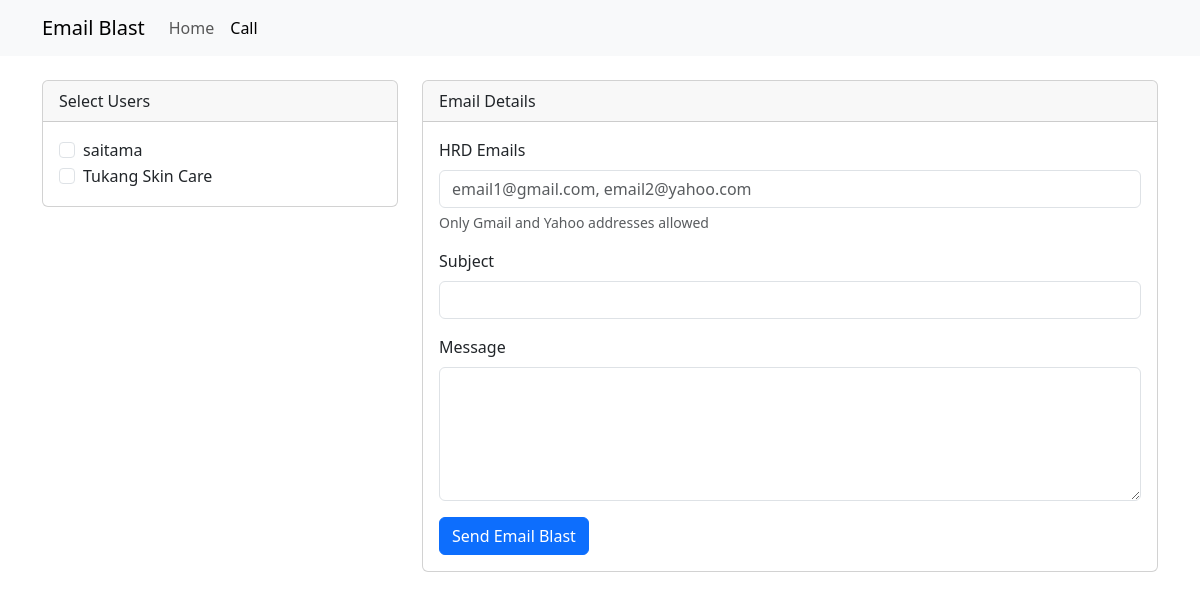
The app's page /index.php/call, older data.
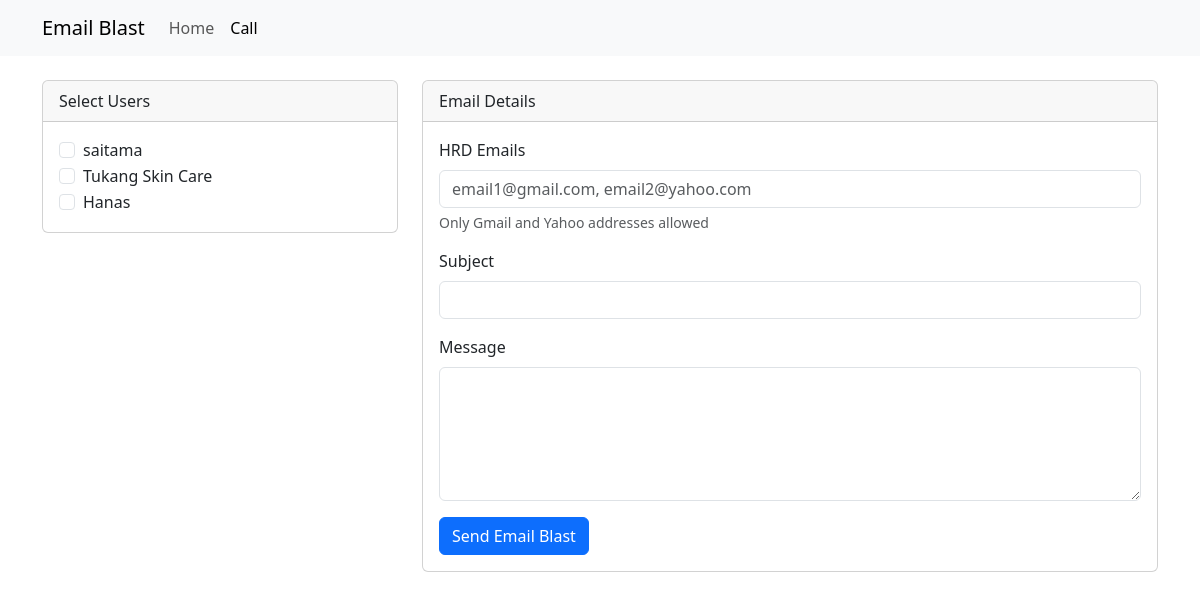
The same page, newer data.
### tables this page shows
CREATE TABLE `users` (
  `user_id` int(11) NOT NULL,
  `name` varchar(100) NOT NULL,
  `username` varchar(100) NOT NULL,
  `email` varchar(100) NOT NULL,
  `address` text NOT NULL,
  `created_at` timestamp NOT NULL DEFAULT current_timestamp()
);

### application/controllers/Call.php (called while the page is built, shortened)
<?php
class Call extends CI_Controller
{
    public function __construct()
    {
        $this->load->library('form_validation', 'email');
        $this->load->model('Call_model');
    }
    public function index()
    {
        $data['users'] = $this->Call_model->get_all_users();
        $this->load->view('templates/header');
        $this->load->view('call/view', $data);
        $this->load->view('templates/footer');
    }
}

### index.php (called while the page is built, shortened)
<?php
require_once BASEPATH.'core/CodeIgniter.php';

### application/models/Call_model.php (called while the page is built, shortened)
<?php
class Call_model extends CI_Model
{
    public function get_all_users()
    {
        return $this->db->get('users')->result_array();
    }
}

### application/views/call/view.php (the view, shortened to what this page needs)
<nav class="navbar navbar-expand-lg bg-body-tertiary">
  <div class="container">
    <a class="navbar-brand" href="<?php echo site_url('users'); ?>">Email Blast</a>
    <div class="collapse navbar-collapse" id="navbarSupportedContent">
      <ul class="navbar-nav me-auto mb-2 mb-lg-0">
        <li class="nav-item">
          <a class="nav-link"  href="<?php echo site_url('users'); ?>">Home</a>
        </li>
        <li class="nav-item">
          <a class="nav-link active" aria-current="page" href="<?php echo site_url('call'); ?>">Call</a>
        </li>
      </ul>
    </div>
  </div>
</nav>
<div class="container mt-4">
    <form method="post" action="<?php echo site_url('call/send_blast'); ?>">
        <div class="row">
            <div class="col-md-4">
                <div class="card">
                    <div class="card-header">Select Users</div>
                    <div class="card-body">
                        <?php foreach($users as $user): ?>
                        <div class="form-check">
                            <input class="form-check-input <?php echo form_error('users[]') ? 'is-invalid' : ''; ?>"
                                   type="checkbox"
                                   name="users[]"
                                   value="<?php echo $user['name']; ?>"
                                   <?php echo set_checkbox('users[]', $user['name']); ?>>
                            <label class="form-check-label">
                                <?php echo $user['name']; ?>
                            </label>
                        </div>
                        <?php endforeach; ?>
                    </div>
                </div>
            </div>
            <div class="col-md-8">
                <div class="card">
                    <div class="card-header">Email Details</div>
                    <div class="card-body">
                        <div class="mb-3">
                            <label class="form-label">HRD Emails</label>
                            <input type="text" class="form-control <?php echo form_error('hrd_emails') ? 'is-invalid' : ''; ?>"
                                   name="hrd_emails"
                                   value="<?php echo set_value('hrd_emails'); ?>"
                                   placeholder="email1@gmail.com, email2@yahoo.com">
                            <div class="form-text">Only Gmail and Yahoo addresses allowed</div>
                        </div>
                        <div class="mb-3">
                            <label class="form-label">Subject</label>
                            <input type="text" class="form-control" name="title" required>
                        </div>
                        <div class="mb-3">
                            <label class="form-label">Message</label>
                            <textarea class="form-control" name="message" rows="5" required></textarea>
                        </div>
                        <button type="submit" class="btn btn-primary">Send Email Blast</button>
                    </div>
                </div>
            </div>
        </div>
    </form>
</div>

Row changes from the older to the newer data that the page shows:
added users: name "Hanas"
